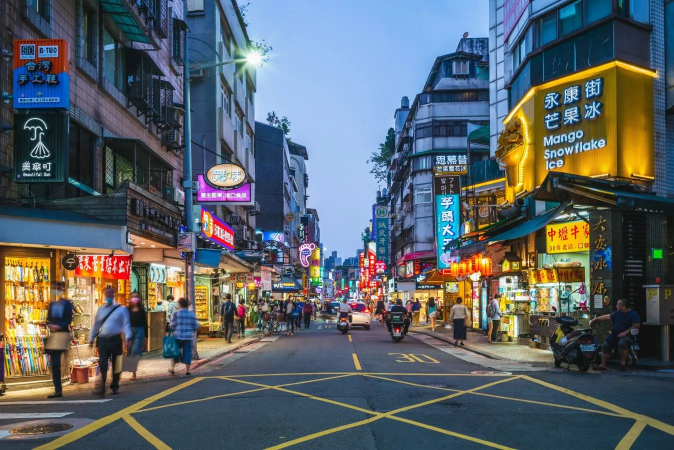
#> input picture input/sample.jpg, 1347 x 900 px (shown at 1/2 size)
$ python main.py   (older library calls are emulated)
#> lines starting #> are read from the running program, lines starting #| are printed output that depends on the picture; after the words box and inside, x2 and y2 are one past the last pixel; in counts of white or black regions, pixels touching at a corner belong together
### src/preprocessing.py
import cv2
import os


def preprocess_image(image_path):
    # Read image
#> called with image_path = 'input/sample.jpg'
    image = cv2.imread(image_path)
#> image is the input picture: shape (900, 1347, 3); mean B, G, R 104.1, 98.7, 90.5

    if image is None:
        raise FileNotFoundError(f"Could not read image: {image_path}")

    # Resize image
    image = cv2.resize(image, (800, 600))
#> image: shape (600, 800, 3)

    # Convert to grayscale
    gray = cv2.cvtColor(image, cv2.COLOR_BGR2GRAY)

    # Apply Gaussian blur
    blurred = cv2.GaussianBlur(gray, (5, 5), 0)

    return image, gray, blurred


# [8 lines left out: function save_preprocessed_images, not called in this run]

### src/edge_detection.py
import cv2
import numpy as np
import os


def canny_edge_detection(gray_image):
    edges = cv2.Canny(gray_image, 100, 200)
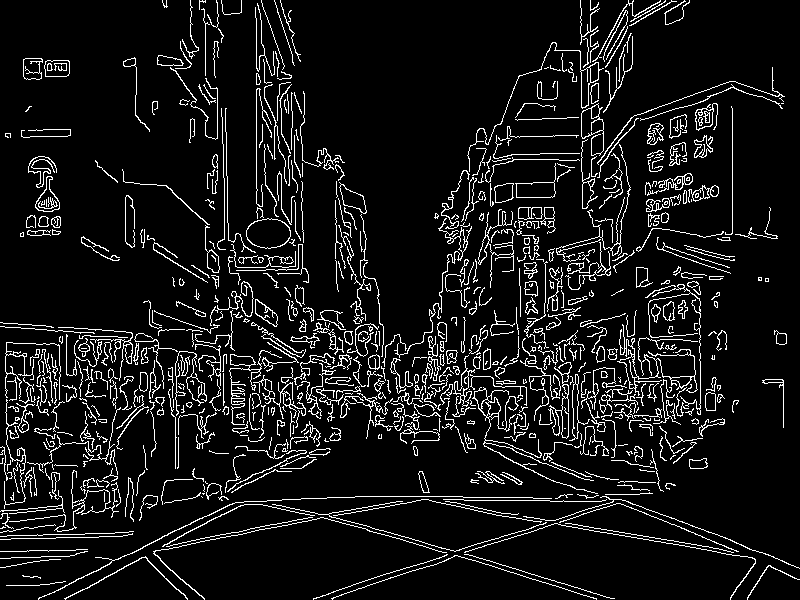
#> edges: shape (600, 800); 8.7% white in thin lines or dots
    return edges


def log_edge_detection(gray_image):
    blurred = cv2.GaussianBlur(gray_image, (5, 5), 0)

    laplacian = cv2.Laplacian(
        blurred,
        cv2.CV_64F
    )

    edges = np.uint8(np.absolute(laplacian))

    return edges


def dog_edge_detection(gray_image):
    blur1 = cv2.GaussianBlur(
        gray_image,
        (5, 5),
        1
    )

    blur2 = cv2.GaussianBlur(
        gray_image,
        (5, 5),
        3
    )

    dog = blur1.astype(np.float32) - blur2.astype(np.float32)
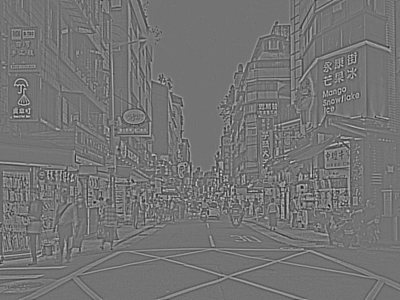
#> dog: shape (600, 800) float32 (shown at 1/2 size); min -19, max 23, mean 0; drawn with min black and max white

    edges = np.uint8(np.absolute(dog))
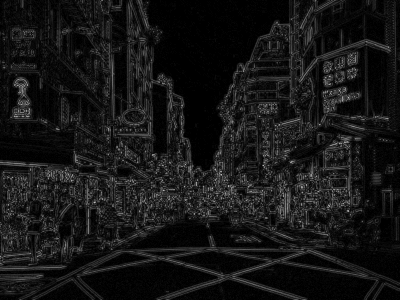
#> edges: shape (600, 800) (shown at 1/2 size); min 0, max 23, mean 2; drawn with min black and max white

    return edges


def save_edge_images(canny, log, dog):

    os.makedirs("output/edges", exist_ok=True)

    cv2.imwrite(
        "output/edges/canny.jpg",
        canny
    )

    cv2.imwrite(
        "output/edges/log.jpg",
        log
    )

    cv2.imwrite(
        "output/edges/dog.jpg",
        dog
    )

    print("Edge detection results saved successfully.")

### src/line_detection.py
import cv2
import numpy as np
import os


def hough_line_detection(image, edges):
    """
    Detect straight lines using Probabilistic Hough Line Transform.
    """

    lines = cv2.HoughLinesP(
        edges,
        rho=1,
        theta=np.pi / 180,
        threshold=80,
        minLineLength=50,
        maxLineGap=10
    )
#> lines = 287 rows, first 6: [6, 392, 59, 391], [65, 585, 167, 535], [252, 387, 360, 391], [523, 516, 708, 546], [624, 500, 793, 565], [5, 353, 156, 358]

    output = image.copy()

    if lines is not None:

        # Convert lines into a simple (N, 4) format
        lines = np.asarray(lines).reshape(-1, 4)

        for x1, y1, x2, y2 in lines:

            cv2.line(
                output,
                (int(x1), int(y1)),
                (int(x2), int(y2)),
                (0, 255, 0),
                2
            )
#> this loop made 287 passes
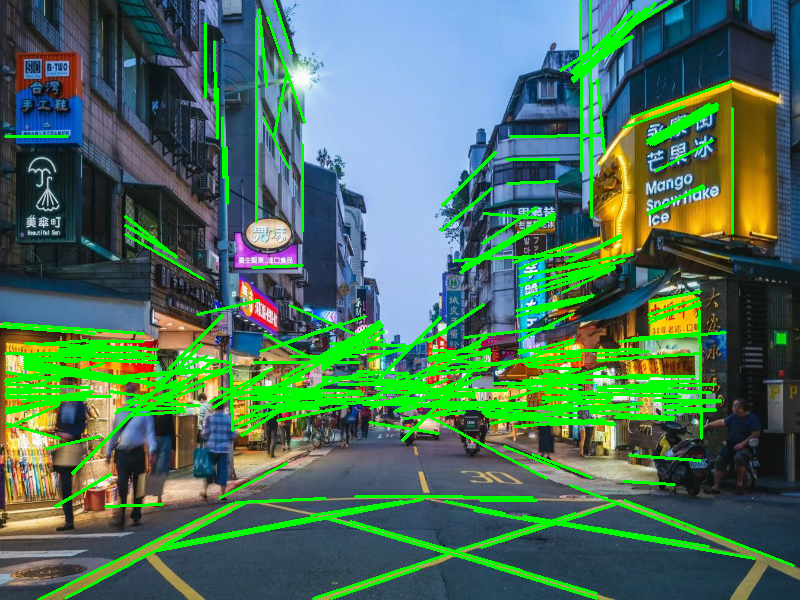
#> output: shape (600, 800, 3); mean B, G, R 92, 115, 75.4

    return output, lines


def save_line_detection(output, lines):

    os.makedirs("output/lines", exist_ok=True)

    cv2.imwrite(
        "output/lines/hough_lines.jpg",
        output
    )

    if lines is not None:
        print("Number of detected lines:", len(lines))
    else:
        print("No lines detected.")

    print("Hough line detection result saved successfully.")

### src/feature_extraction.py
import cv2
import numpy as np
import os
from skimage.feature import hog


# --------------------------------------------------
# HARRIS CORNER DETECTION
# --------------------------------------------------

def harris_corner_detection(gray_image):
    """
    Detect corners using the Harris Corner Detector.
    """

    gray_float = np.float32(gray_image)

    corners = cv2.cornerHarris(
        gray_float,
        blockSize=2,
        ksize=3,
        k=0.04
    )

    corners = cv2.dilate(corners, None)

    return corners


def mark_harris_corners(image, corners):
    """
    Mark detected Harris corners on the original image.
    """

    output = image.copy()

    threshold = 0.01 * corners.max()

    output[corners > threshold] = [0, 0, 255]

    return output


def save_harris_result(output):
    """
    Save the Harris corner detection result.
    """

    os.makedirs("output/corners", exist_ok=True)

    cv2.imwrite(
        "output/corners/harris_corners.jpg",
        output
    )

    print("Harris corner detection result saved successfully.")


# --------------------------------------------------
# SIFT FEATURE EXTRACTION
# --------------------------------------------------

def sift_feature_extraction(gray_image):
    """
    Detect SIFT keypoints and calculate feature descriptors.
    """

    sift = cv2.SIFT_create()

    keypoints, descriptors = sift.detectAndCompute(
        gray_image,
        None
    )

    return keypoints, descriptors


def save_sift_result(image, keypoints):
    """
    Draw and save SIFT keypoints on the image.
    """

    os.makedirs("output/features", exist_ok=True)

    sift_image = cv2.drawKeypoints(
        image,
        keypoints,
        None,
        flags=cv2.DRAW_MATCHES_FLAGS_DRAW_RICH_KEYPOINTS
    )

    cv2.imwrite(
        "output/features/sift_keypoints.jpg",
        sift_image
    )

    print("SIFT feature extraction result saved successfully.")
    print("Number of SIFT keypoints:", len(keypoints))


# --------------------------------------------------
# HOG FEATURE EXTRACTION
# --------------------------------------------------

def hog_feature_extraction(gray_image):
    """
    Extract Histogram of Oriented Gradients (HOG) features.
    """

    features, hog_image = hog(
        gray_image,
        orientations=9,
        pixels_per_cell=(8, 8),
        cells_per_block=(2, 2),
        visualize=True
    )

    return features, hog_image


def save_hog_result(hog_image):
    """
    Save the HOG visualization.
    """

    os.makedirs("output/features", exist_ok=True)

    # Convert HOG image into an 8-bit image
    hog_image = np.uint8(
        255 * (hog_image - hog_image.min()) /
        (hog_image.max() - hog_image.min() + 1e-8)
    )

    cv2.imwrite(
        "output/features/hog_visualization.jpg",
        hog_image
    )

    print("HOG feature extraction result saved successfully.")

### src/segmentation.py
import cv2
import numpy as np
import os


# --------------------------------------------------
# THRESHOLDING SEGMENTATION
# --------------------------------------------------

def threshold_segmentation(gray_image):
    _, binary = cv2.threshold(
        gray_image,
        127,
        255,
        cv2.THRESH_BINARY
    )

    return binary


# --------------------------------------------------
# REGION-BASED SEGMENTATION
# --------------------------------------------------

def region_segmentation(gray_image):
    # Otsu thresholding automatically selects threshold
    _, region = cv2.threshold(
        gray_image,
        0,
        255,
        cv2.THRESH_BINARY + cv2.THRESH_OTSU
    )

    return region


# --------------------------------------------------
# CONTOUR-BASED OBJECT ANALYSIS
# --------------------------------------------------

def contour_detection(binary_image, original_image):
    contours, _ = cv2.findContours(
        binary_image,
        cv2.RETR_EXTERNAL,
        cv2.CHAIN_APPROX_SIMPLE
    )

    output = original_image.copy()

    valid_contours = []

    for contour in contours:
        area = cv2.contourArea(contour)

        # Ignore very small regions/noise
        if area > 500:
            valid_contours.append(contour)

            x, y, w, h = cv2.boundingRect(contour)

            cv2.rectangle(
                output,
                (x, y),
                (x + w, y + h),
                (0, 255, 0),
                2
            )

            cv2.drawContours(
                output,
                [contour],
                -1,
                (0, 0, 255),
                2
            )

    return output, valid_contours


# --------------------------------------------------
# SAVE SEGMENTATION RESULTS
# --------------------------------------------------

def save_segmentation_results(
    threshold_image,
    region_image,
    contour_image,
    contours
):

    os.makedirs("output/segmentation", exist_ok=True)

    cv2.imwrite(
        "output/segmentation/threshold.jpg",
        threshold_image
    )

    cv2.imwrite(
        "output/segmentation/region_segmentation.jpg",
        region_image
    )

    cv2.imwrite(
        "output/segmentation/contours.jpg",
        contour_image
    )

    print("Segmentation results saved successfully.")
    print("Number of significant regions detected:", len(contours))

### src/object_analysis.py
import cv2
import os


# --------------------------------------------------
# OBJECT ANALYSIS
# --------------------------------------------------

def analyze_objects(contours):

    object_data = []

    for index, contour in enumerate(contours, start=1):

        area = cv2.contourArea(contour)

        perimeter = cv2.arcLength(
            contour,
            True
        )

        x, y, width, height = cv2.boundingRect(
            contour
        )

        moments = cv2.moments(contour)

        if moments["m00"] != 0:
            center_x = int(
                moments["m10"] / moments["m00"]
            )

            center_y = int(
                moments["m01"] / moments["m00"]
            )
        else:
            center_x = 0
            center_y = 0

        object_info = {
            "id": index,
            "area": area,
            "perimeter": perimeter,
            "x": x,
            "y": y,
            "width": width,
            "height": height,
            "center_x": center_x,
            "center_y": center_y
        }

        object_data.append(object_info)

    return object_data


# --------------------------------------------------
# OBJECT STATISTICS
# --------------------------------------------------

def calculate_object_statistics(object_data):

    total_objects = len(object_data)

    if total_objects == 0:
        return {
            "total_objects": 0,
            "total_area": 0,
            "average_area": 0
        }

    total_area = sum(
        obj["area"]
        for obj in object_data
    )

    average_area = total_area / total_objects

    statistics = {
        "total_objects": total_objects,
        "total_area": total_area,
        "average_area": average_area
    }

    return statistics


# --------------------------------------------------
# SAVE OBJECT ANALYSIS
# --------------------------------------------------

def save_object_analysis(object_data, statistics):

    os.makedirs(
        "output/object_analysis",
        exist_ok=True
    )

    output_file = (
        "output/object_analysis/"
        "object_statistics.txt"
    )

    with open(output_file, "w") as file:

        file.write(
            "SMART IMAGE ANALYSIS\n"
        )

        file.write(
            "OBJECT ANALYSIS RESULTS\n"
        )

        file.write(
            "========================\n\n"
        )

        file.write(
            f"Total objects detected: "
            f"{statistics['total_objects']}\n"
        )

        file.write(
            f"Total detected area: "
            f"{statistics['total_area']:.2f}\n"
        )

        file.write(
            f"Average object area: "
            f"{statistics['average_area']:.2f}\n\n"
        )

        file.write(
            "INDIVIDUAL OBJECT INFORMATION\n"
        )

        file.write(
            "------------------------------\n"
        )

        for obj in object_data:

            file.write(
                f"\nObject {obj['id']}\n"
            )

            file.write(
                f"Area: {obj['area']:.2f}\n"
            )

            file.write(
                f"Perimeter: {obj['perimeter']:.2f}\n"
            )

            file.write(
                f"Bounding Box: "
                f"({obj['x']}, {obj['y']}, "
                f"{obj['width']}, {obj['height']})\n"
            )

            file.write(
                f"Centroid: "
                f"({obj['center_x']}, "
                f"{obj['center_y']})\n"
            )

    print(
        "Object analysis results saved successfully."
    )

    print(
        "Total objects analyzed:",
        statistics["total_objects"]
    )

### src/orientation_histogram.py
import cv2
import numpy as np
import os


# --------------------------------------------------
# ORIENTATION HISTOGRAM
# --------------------------------------------------

def calculate_orientation_histogram(gray_image):

    # Calculate horizontal and vertical gradients
    gradient_x = cv2.Sobel(
        gray_image,
        cv2.CV_64F,
        1,
        0,
        ksize=3
    )

    gradient_y = cv2.Sobel(
        gray_image,
        cv2.CV_64F,
        0,
        1,
        ksize=3
    )

    # Calculate gradient magnitude
    magnitude = cv2.magnitude(
        gradient_x.astype(np.float32),
        gradient_y.astype(np.float32)
    )

    # Calculate gradient orientation in degrees
    orientation = cv2.phase(
        gradient_x.astype(np.float32),
        gradient_y.astype(np.float32),
        angleInDegrees=True
    )

    # Create 36 orientation bins
    bins = np.linspace(0, 360, 37)

    histogram, _ = np.histogram(
        orientation,
        bins=bins,
        weights=magnitude
    )

    return histogram


# --------------------------------------------------
# SAVE HISTOGRAM DATA
# --------------------------------------------------

def save_orientation_histogram(histogram):

    os.makedirs(
        "output/features",
        exist_ok=True
    )

    output_file = (
        "output/features/"
        "orientation_histogram.txt"
    )

    with open(output_file, "w") as file:

        file.write(
            "ORIENTATION HISTOGRAM\n"
        )

        file.write(
            "=====================\n\n"
        )

        file.write(
            "Number of orientation bins: 36\n\n"
        )

        for index, value in enumerate(histogram):

            start_angle = index * 10
            end_angle = start_angle + 10

            file.write(
                f"{start_angle:3d}-{end_angle:3d} degrees: "
                f"{value:.2f}\n"
            )

    print(
        "Orientation histogram saved successfully."
    )

    print(
        "Number of orientation bins:",
        len(histogram)
    )

### main.py
from src.preprocessing import preprocess_image

from src.edge_detection import (
    canny_edge_detection,
    log_edge_detection,
    dog_edge_detection,
    save_edge_images
)

from src.line_detection import (
    hough_line_detection,
    save_line_detection
)

from src.feature_extraction import (
    harris_corner_detection,
    mark_harris_corners,
    save_harris_result,
    sift_feature_extraction,
    save_sift_result,
    hog_feature_extraction,
    save_hog_result
)

from src.segmentation import (
    threshold_segmentation,
    region_segmentation,
    contour_detection,
    save_segmentation_results
)

from src.object_analysis import (
    analyze_objects,
    calculate_object_statistics,
    save_object_analysis
)

from src.orientation_histogram import (
    calculate_orientation_histogram,
    save_orientation_histogram
)


# --------------------------------------------------
# INPUT IMAGE
# --------------------------------------------------

image_path = "input/sample.jpg"


try:

    # --------------------------------------------------
    # STEP 1: IMAGE PREPROCESSING
    # --------------------------------------------------

    image, gray, blurred = preprocess_image(
        image_path
    )

    print("Image preprocessing completed.")


    # --------------------------------------------------
    # STEP 2: EDGE DETECTION
    # --------------------------------------------------

    canny = canny_edge_detection(
        blurred
    )

    log = log_edge_detection(
        blurred
    )

    dog = dog_edge_detection(
        blurred
    )

    save_edge_images(
        canny,
        log,
        dog
    )

    print(
        "Edge detection completed successfully."
    )


    # --------------------------------------------------
    # STEP 3: HOUGH LINE DETECTION
    # --------------------------------------------------

    line_image, lines = hough_line_detection(
        image,
        canny
    )

    save_line_detection(
        line_image,
        lines
    )
#| Number of detected lines: 287

    print(
        "Hough line detection completed successfully."
    )


    # --------------------------------------------------
    # STEP 4: HARRIS CORNER DETECTION
    # --------------------------------------------------

    corners = harris_corner_detection(
        blurred
    )
#> in harris_corner_detection, `corners = cv2.dilate(corners, None)`:
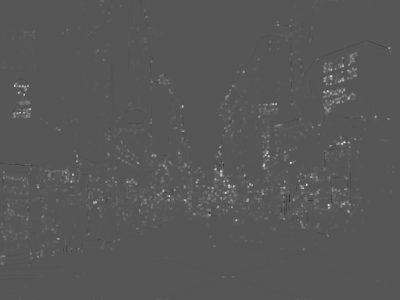
#> corners: shape (600, 800) float32 (shown at 1/2 size); min -1252848.2, max 2445002.2, mean 20097; drawn with min black and max white

    corner_image = mark_harris_corners(
        image,
        corners
    )
#> in mark_harris_corners, `threshold = 0.01 * corners.max()`: threshold = 24450
#> in mark_harris_corners, `output[corners > threshold] = [0, 0, 255]`:
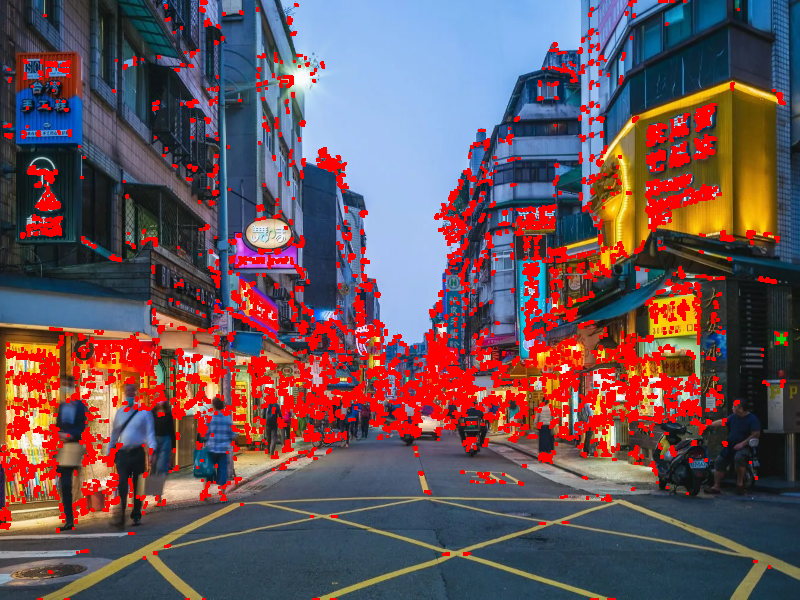
#> output: shape (600, 800, 3); mean B, G, R 90.2, 83.5, 106.5

    save_harris_result(
        corner_image
    )

    print(
        "Harris corner detection completed successfully."
    )


    # --------------------------------------------------
    # STEP 5: SIFT FEATURE EXTRACTION
    # --------------------------------------------------

    keypoints, descriptors = sift_feature_extraction(
        blurred
    )
#> in sift_feature_extraction, `keypoints, descriptors = sift.detectAndCompute( gray_image, None )`: keypoints = 3838 keypoints; strongest (x, y, size): (442, 328, 6.6), (426, 423, 10.4), (604, 374, 3.8), (31, 221, 6.2)

    save_sift_result(
        image,
        keypoints
    )
#| Number of SIFT keypoints: 3838

    print(
        "SIFT feature extraction completed successfully."
    )

    print(
        "Number of SIFT keypoints:",
        len(keypoints)
    )
#| Number of SIFT keypoints: 3838


    # --------------------------------------------------
    # STEP 6: HOG FEATURE EXTRACTION
    # --------------------------------------------------

    hog_features, hog_image = hog_feature_extraction(
        blurred
    )

    save_hog_result(
        hog_image
    )

    print(
        "HOG feature extraction completed successfully."
    )

    print(
        "Number of HOG features:",
        len(hog_features)
    )
#| Number of HOG features: 263736


    # --------------------------------------------------
    # STEP 7: IMAGE SEGMENTATION
    # --------------------------------------------------

    print(
        "\nStarting image segmentation..."
    )

    threshold_image = threshold_segmentation(
        blurred
    )
#> in threshold_segmentation, `_, binary = cv2.threshold( gray_image, 127, 255, cv2.THRESH_BINARY )`:
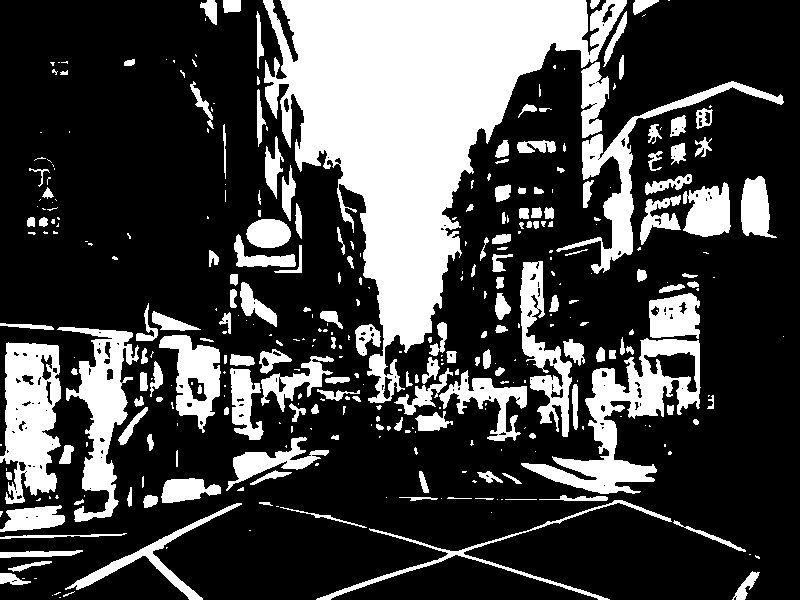
#> binary: shape (600, 800); 27.6% white; 360 white regions (183 under 20 px), largest, box (x1, y1, x2, y2) and area: (263, 0, 627, 403) 57161, (521, 338, 701, 494) 8144, (0, 342, 61, 504) 6776

    region_image = region_segmentation(
        blurred
    )

    contour_image, contours = contour_detection(
        region_image,
        image
    )
#> in contour_detection, `contours, _ = cv2.findContours( binary_image, cv2.RETR_EXTERNAL, cv2.C..`: contours = 330 contours, 185 with area under 20; largest, box (x1, y1, x2, y2) and area: (256, 0, 785, 442) 71189, (241, 290, 800, 600) 25270, (0, 302, 226, 523) 19605, (517, 260, 589, 438) 4555, (229, 347, 363, 441) 4363
#> (the rest of the program and of its run is left out)
